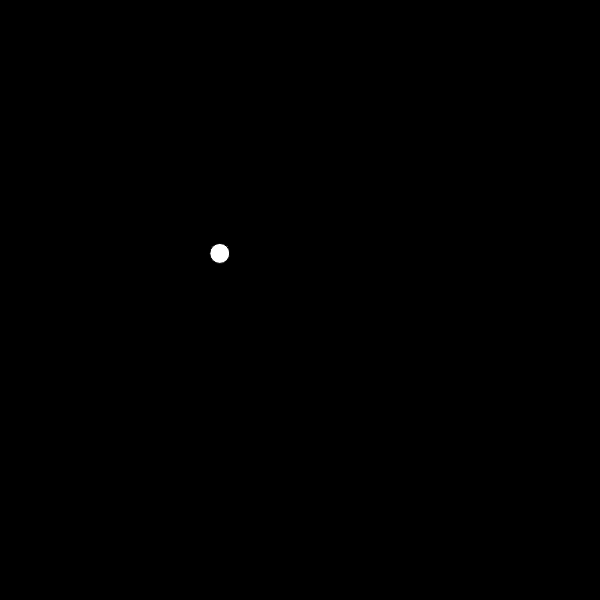
Frame 1 (no input)
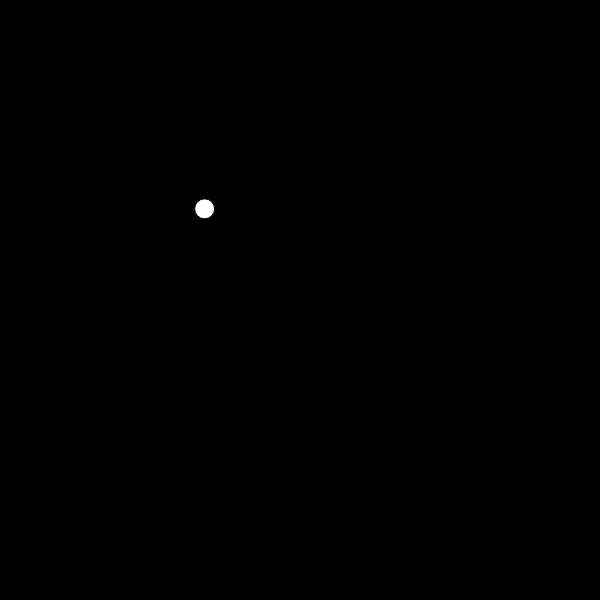
Frame 60 (no input)
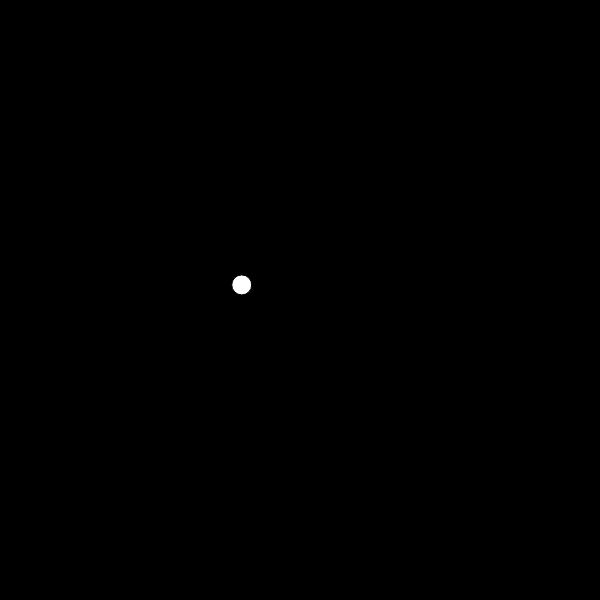
Frame 120 (the mouse pressed at the canvas centre since frame 60)

The p5.js sketch that drew these frames (run headless with seeded random() and noise() and a simulated clock; from frame 60 on, the mouse is pressed at the canvas centre):

// p5.js sketch
// ── sketch.js
function setup() {
  createCanvas(600, 600);     
  print(random(10, 100))
  y = random() * 1000
  x = random() * 1000
}

let x
let y

function draw() {
  background(0);
  x += 0.01
  y += 0.01
  ellipse(noise(x) * 600, noise(y) * 600, 20, 20)
}
